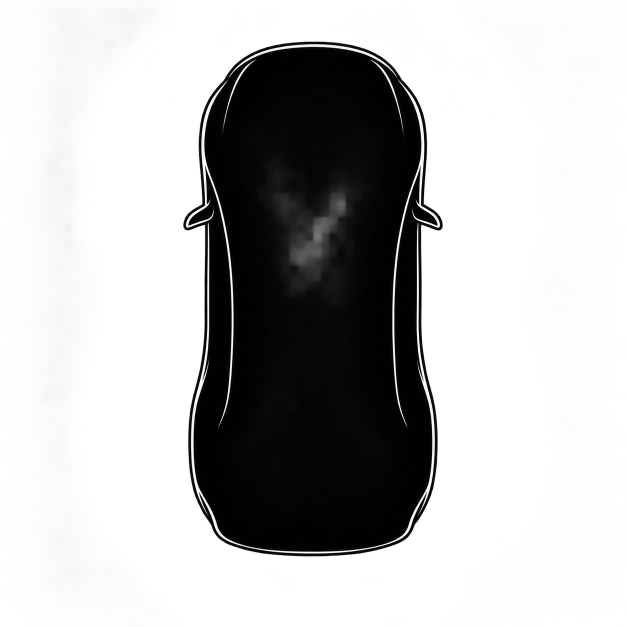
#> input picture assets/source/titan_top_minimal.png, 1254 x 1254 px (shown at 1/2 size)
$ python build_artistic_assets.py
#> lines starting #> are read from the running program, lines starting #| are printed output that depends on the picture
### tools/convert_assets.py
"""Offline conversion of supplied Titan PNGs to sparse 4-bit coverage spans.
No image decoding, scaling or allocation is needed on the dial at runtime.
Also derives small DINish subsets from the licensed baseline bitmap font.
"""
from pathlib import Path
import argparse
import json
import math
import re
import io
from PIL import Image, ImageDraw

ROOT=Path(__file__).resolve().parents[1]
FOLD_STEPS=32

# [24 lines left out: functions logo, crop_outline, not called in this run]

def spans(image):
    pixels=list(image.getdata()); out=[]; w,h=image.size
    for y in range(h):
        x=0
        while x<w:
            alpha=(pixels[y*w+x]+8)//17; alpha=min(15,alpha)
            if not alpha: x+=1; continue
            end=x+1
            while end<w and end-x<255 and min(15,(pixels[y*w+end]+8)//17)==alpha: end+=1
            out.append((y*w+x,end-x,alpha*17)); x=end
    return out

# [68 lines left out: functions rle, fonts, convert, not called in this run]

# [4 lines that do not run on import are left out]

### tools/build_artistic_assets.py
"""Compile native stroke geometry and the top view once, never on the dial.
The supplied side image is a visual reference; these editable Bezier paths define
the stroke reveal and deliberately omit the movable rear-deck segment.
"""
from pathlib import Path
import json, math
from PIL import ImageFont, Image, ImageFilter
from convert_assets import rle, spans

ROOT=Path(__file__).resolve().parents[1]
# Coordinates in the 466 px dial. Roof starts at its crown and splits both ways.
CURVES=[
 [(233,199),(194,198),(175,208),(149,222),(115,224),(71,239),(55,252),(52,255),(54,263),(54,269)],
 [(233,199),(294,198),(329,213),(368,226),(378,230),(385,232),(392,232)],
 [(155,226),(178,211),(202,206),(232,206),(263,206),(292,209),(315,217),(329,222),(317,227),(296,228),(254,230),(201,230),(166,231)],
 [(300,237),(333,226),(358,229),(386,233)],
 [(410,231),(407,237),(413,241),(415,252),(415,257),(414,262),(414,265)],
 [(389,240),(397,236),(403,233),(410,231)],
]
def sample(control):
    points=[]
    for i in range(0,len(control)-1,3):
        a,b,c,d=control[i:i+4]
        for n in range(20):
            t=n/20;u=1-t
            points.append([round(u**3*a[k]+3*u*u*t*b[k]+3*u*t*t*c[k]+t**3*d[k],2) for k in (0,1)])
    points.append(list(control[-1]));return points

def run():
    paths=[sample(c) for c in CURVES]
    (ROOT/'assets/preview/titan_paths.json').write_text(json.dumps(paths))
    # Always use floating point literals, including exact integer coordinates.
    out=['#pragma once','struct ArtPoint {float x,y;};','struct ArtPath {const ArtPoint *points; uint16_t count;};']
    for i,p in enumerate(paths):out.append(f'static const ArtPoint ART_{i}[] = {{'+','.join('{'+f'{float(x):.2f}f,{float(y):.2f}f'+'}' for x,y in p)+'};')
    out.append('static const ArtPath ART_PATHS[] = {'+','.join('{'+f'ART_{i},{len(p)}'+'}' for i,p in enumerate(paths))+'};')
    (ROOT/'OJM_DDE_Dynamics/src/TitanStrokes.h').write_text('\n'.join(out)+'\n')
    # Offline resampling avoids forward-map aliasing and per-frame scaling.
    source=Image.open(ROOT/'assets/source/titan_top_minimal.png').convert('L')
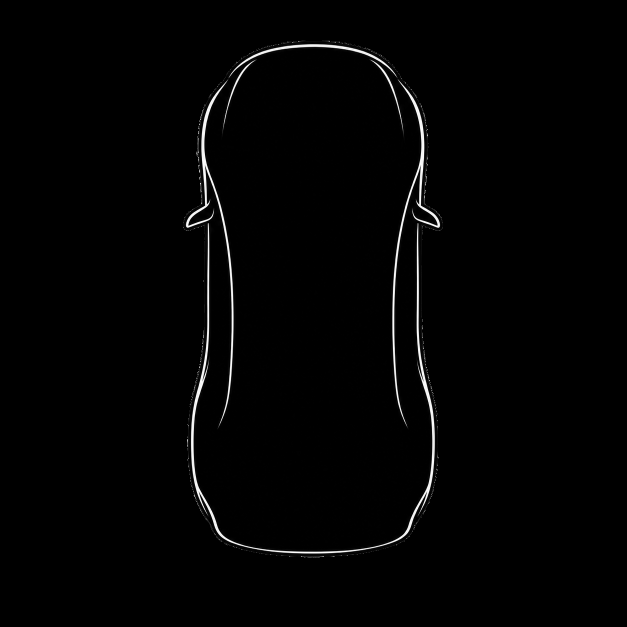
#> source: PIL image 1254x1254 L (shown at 1/2 size); min 0, max 255, mean 3
    box=source.point(lambda p:255 if p>96 else 0).getbbox()
#> box = (366, 83, 883, 1116)
    # Preserve a readable ~1 px stroke after the 5:1 reduction on the small panel.
    top=source.crop(box).filter(ImageFilter.MaxFilter(5)).resize((100,198),Image.Resampling.LANCZOS)
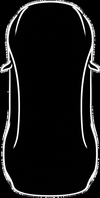
#> top: PIL image 100x198 L; min 0, max 255, mean 22.7
    top=top.point(lambda p:min(255,round(p*1.2)))
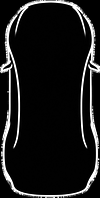
#> top: PIL image 100x198 L; min 0, max 255, mean 25.5
    top.save(ROOT/'assets/preview/titan_top_minimal.png')
    data=spans(top)
#> in spans, `pixels = list(image.getdata())`: pixels = 19800 values, max 255 at index 142, min 0 at index 0, mean 25.48
#> after the loop in spans, `for y in range(h):`: out = 2526 items, first 6: (34, 1, 34), (35, 1, 51), (36, 1, 119), (37, 1, 102), (38, 2, 119), (40, 1, 221)
#> data has the same summary as out in spans
    header='#pragma once\n#include "AssetTypes.h"\nstatic const AssetSpan ART_TOP_SPANS[] PROGMEM = {'+','.join('{'+','.join(map(str,r))+'}' for r in data)+'};\n'
    header+=f'static const OutlineAsset ART_TOP = {{100,198,{len(data)},ART_TOP_SPANS}};\n'
    (ROOT/'OJM_DDE_Dynamics/src/ArtTop.h').write_text(header)
    print('Compiled Titan paths and the top view (V6.0.6: ArtFont/ArtLogo retired).')
if __name__=='__main__':run()
